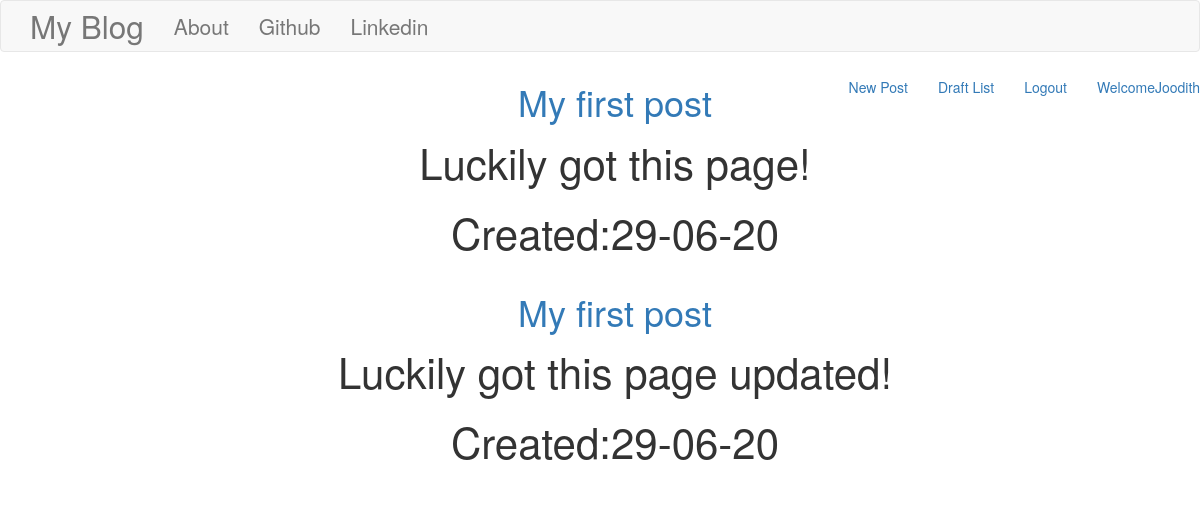
Page /blog/draft/ (signed in) on the committed database.
### blog/models.py (models this page shows, shortened)
class Post(models.Model):
    author=models.ForeignKey("auth.user",models.SET_NULL,blank=True,null="True")
    title=models.CharField(max_length=200)
    text=models.TextField()
    create_date=models.DateTimeField(default=timezone.now)
    publish_date=models.DateTimeField(blank=True,null=True)

### blog/views.py (the view)
class DraftListView(LoginRequiredMixin,ListView):
    login_url='/login/'
    redirect_field_name="blog/post_list.html"
    model=Post
    def get_queryset(self):
        return Post.objects.filter(publish_date__isnull=True).order_by('create_date')
    template_name="post_draft_list.html"

### blog/templates/blog/post_draft_list.html
{% extends 'blog/base.html' %}
{% block body_block %}
<div class="posttitle loader">
{% for post in post_list %}
<div class="container">
    <h1><a href="{% url 'blog:post_detail' pk=post.pk %}">{{post.title}}</a></h1>
    <p>{{post.text|truncatechars:200}}</p>
    <p class="date-create">Created:{{post.create_date|date:'d-m-y'}}</p>
</div>
{% endfor %}
</div>
{% endblock %}

### blog/templates/blog/base.html (shortened to what this page needs)
<!DOCTYPE html>
{% load static %}
<html lang="en">
<head>
    <link rel="stylesheet" href="https://maxcdn.bootstrapcdn.com/bootstrap/3.4.1/css/bootstrap.min.css">
<link rel="stylesheet" href="//cdn.jsdelivr.net/npm/medium-editor@latest/dist/css/medium-editor.min.css" type="text/css" media="screen" charset="utf-8">
    <link rel="stylesheet" href="{% static 'css/blog.css' %}">
</head>
<body>
<nav class="navbar navbar-default techfont custom-navbar">
    <div class="container">
        <ul class="nav navbar-nav">
            <li><a class="navbar-brand bigbrand" href="{% url 'blog:post_list' %}">My Blog</a></li>
            <li><a href="{% url 'blog:about' %}">About</a></li>
            <li><a href="https://www.github.com">Github</a></li>
            <li><a href="https://www.linkedin.com">Linkedin</a></li>
        </ul>
    </div>
</nav>
<nav class="nav navbar-nav navbar-right">
    {% if user.is_authenticated %}
    <li><a href="{% url 'blog:post_create' %}">New Post</a></li>
     <li><a href="{% url 'blog:draft_list' %}">Draft List</a></li>
     <li><a href="{% url 'blog:logout' %}">Logout</a></li>
     <li><a>Welcome{{user.username}}</a></li>
    {% else %}
    <li><a class="nav navbar-right" href="{% url 'blog:user_login' %}"><span class="glyphicon glyphicon-user"></span>Login</a></li>
    {% endif %}
</nav>
<div class="content container">
    <div class="row">
        <div class="col-md-8">
            <div class="blog_posts">
                {% block body_block %}
                {% endblock %}
            </div>
        </div>
    </div>
</div>
</body>
</html>

### blog/static/css/blog.css (style rules this page uses)
.techfont { font-style:'Crimson',sans-serif; font-size:1.5em; margin-bottom:10px; }
.bigbrand { font-size:1.5em; }
.posttitle { font-style:'Crimson',sans-serif; font-size:3em; margin-bottom:10px; text-align:center; }
.loader { filter:hue-rotate(0deg); color:linear-gradient(45deg,#0f8,#08f); animation:hue 10000ms infinite linear; }

### rows in the picture
Post: title "My first post", text "Luckily got this page!", create_date "29-06-20"
Post: title "My first post", text "Luckily got this page updated!", create_date "29-06-20"

### other values in the picture
{{ user.username }} "Joodith"
